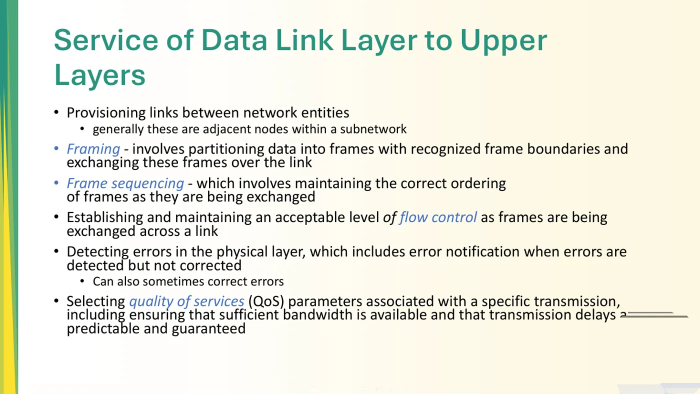
#> input picture assets/figs/m01/m01-p05-service-of-data-link-layer-to-upper.webp, 1400 x 788 px (shown at 1/2 size)
$ python deattr.py ../assets/figs/m01/m01-p05-service-of-data-link-layer-to-upper.webp
#> lines starting #> are read from the running program, lines starting #| are printed output that depends on the picture
#!/usr/bin/env python3
"""Strip course chrome from rendered lecture pages before figure extraction.

The decks carry identifying chrome and the crop differs per deck shape AND per
page, so it is set from measurement rather than one percentage:

  m01-m03, m05-m09  (1467x825)
      footer band   the date (bottom-left) and the course/term line (bottom-centre)
      left column   a decorative character that sits in the lower-left on roughly
                    one page in five. 183 of 227 figure pages have no character
                    at all and their left column is empty page, so the column is
                    only cut when a character is actually detected.

  m04               (1618x910)  no chrome; page kept whole.
  m10               (935x1210)  a published paper: author block under the title
                                and the IEEE notice in the footer are both cut.

Why crop and not paint: painting the chrome out leaves a visible notch where the
slide's own side band used to be, which reads as damage. Cropping the band off is
what a person would do by hand.
"""
import pathlib

FOOT_TOP_FRAC = 0.955      # top of the footer chrome band, 1467x825 decks
DECO_MIN_COLS = 60         # a "wide" left column means a character is present
PAPER_HEAD_FRAC = 0.120
PAPER_FOOT_FRAC = 0.950


# [109 lines left out: functions detect_decoration, clear_attribution_text, paint_out_character, not called in this run]


def crop_box(a):
    """Return (left, top, right, bottom) to keep for this page."""
    import numpy as np

    H, W, _ = a.shape
    if (W, H) == (1467, 825):
        # Only the footer band is cropped; the character is painted out instead
        # (see paint_out_character) because on dozens of pages it overlaps a
        # figure that cropping would destroy.
        return (0, 0, W, int(H * FOOT_TOP_FRAC))
    if (W, H) == (1618, 910):
        return (0, 0, W, H)
    if (W, H) == (935, 1210):
        return (0, int(H * PAPER_HEAD_FRAC), W, int(H * PAPER_FOOT_FRAC))
    return (0, 0, W, int(H * 0.985))


def apply(png_src, png_dst, report=None):
    import numpy as np
    from PIL import Image

    im = Image.open(png_src).convert("RGB")
#> im is the input picture: PIL image 1400x788 RGB; mean R, G, B 234.7, 235.5, 222.8
    a = np.asarray(im)
    if a.shape[1] == 1467:
        a = clear_attribution_text(a)
        a, deco = paint_out_character(a)
    else:
        deco = {"left": 0, "right": 0}
    box = crop_box(a)
#> box = (0, 0, 1400, 776)
    out = Image.fromarray(a).crop(box)
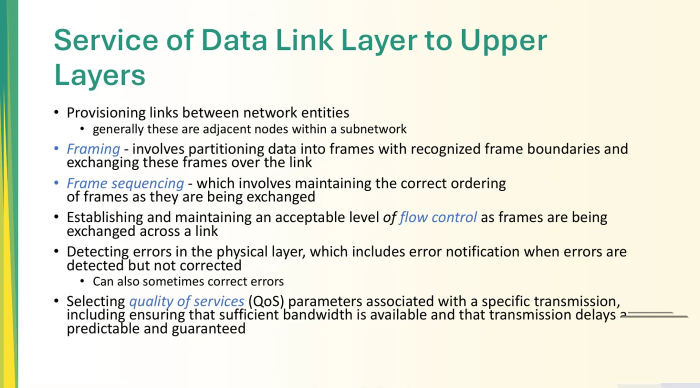
#> out: PIL image 1400x776 RGB (shown at 1/2 size); mean R, G, B 234.5, 235.3, 222.6
    out.save(png_dst)
    if report is not None:
        report.append({"src": str(png_src), "from": im.size, "box": box,
                       "to": out.size, "deco": deco})
    return out.size


if __name__ == "__main__":
    import json
    import sys

    PAGES = pathlib.Path.home() / "academics" / "nscom_pages"
    files = sys.argv[1:] or [str(p) for p in sorted(PAGES.glob("*.png"))]
    rep = []
    for f in files:
        f = pathlib.Path(f)
        dst = pathlib.Path("/tmp") / ("clean-" + f.name)
        apply(f, dst, rep)
    deco_n = sum(1 for r in rep if r["deco"]["left"] or r["deco"]["right"])
    print(f"processed {len(rep)} pages; {deco_n} had a decoration to remove")
    json.dump(rep, open("/tmp/deattr-report.json", "w"), indent=1)

$ run again, on assets/figs/m01/m01-p03-internet-layer-vs-osi-layer.webp
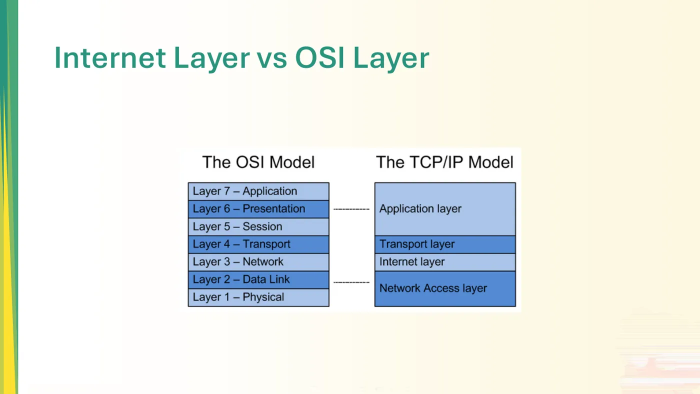
#> input picture assets/figs/m01/m01-p03-internet-layer-vs-osi-layer.webp, 1400 x 788 px (shown at 1/2 size)
#> in apply, im is the input picture: PIL image 1400x788 RGB; mean R, G, B 230.7, 235.1, 229.9
#> box = (0, 0, 1400, 776)
#> in apply, `out = Image.fromarray(a).crop(box)`:
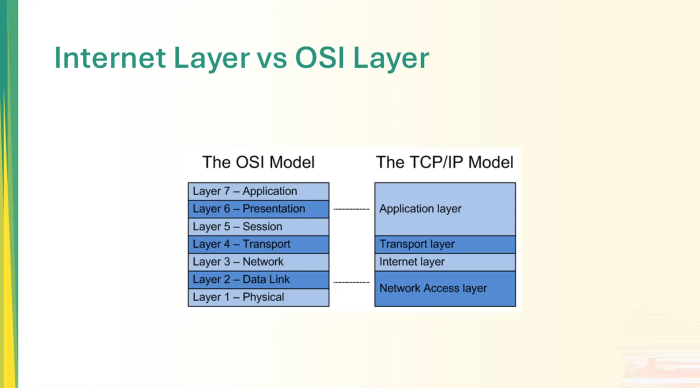
#> out: PIL image 1400x776 RGB (shown at 1/2 size); mean R, G, B 230.4, 234.9, 229.8

$ run again, on assets/figs/m01/m01-p06-type-of-networks-in-the-data-link-la.webp
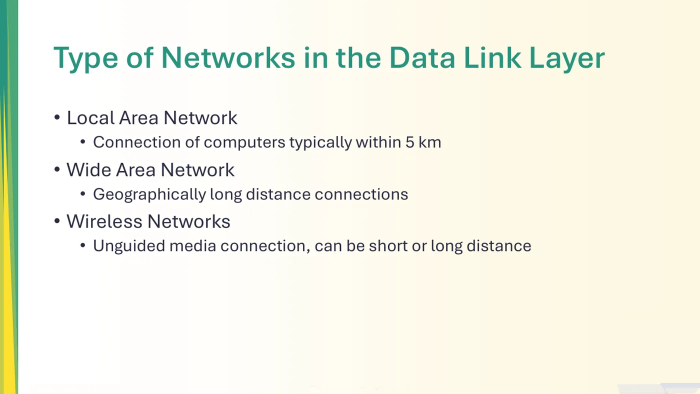
#> input picture assets/figs/m01/m01-p06-type-of-networks-in-the-data-link-la.webp, 1400 x 788 px (shown at 1/2 size)
#> in apply, im is the input picture: PIL image 1400x788 RGB; mean R, G, B 243.7, 244, 231.1
#> box = (0, 0, 1400, 776)
#> in apply, `out = Image.fromarray(a).crop(box)`:
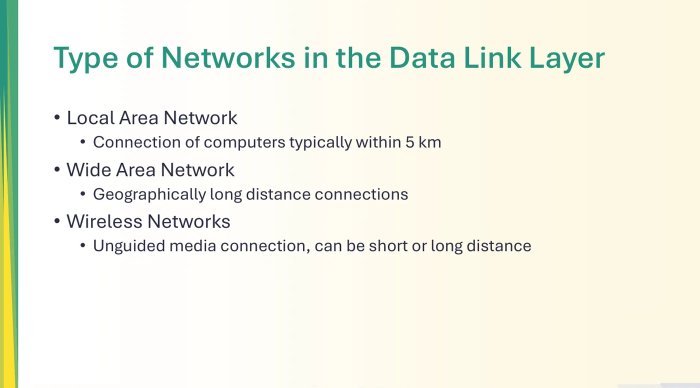
#> out: PIL image 1400x776 RGB (shown at 1/2 size); mean R, G, B 243.6, 243.9, 231

$ run again, on assets/figs/m01/m01-p07-local-area-network.webp
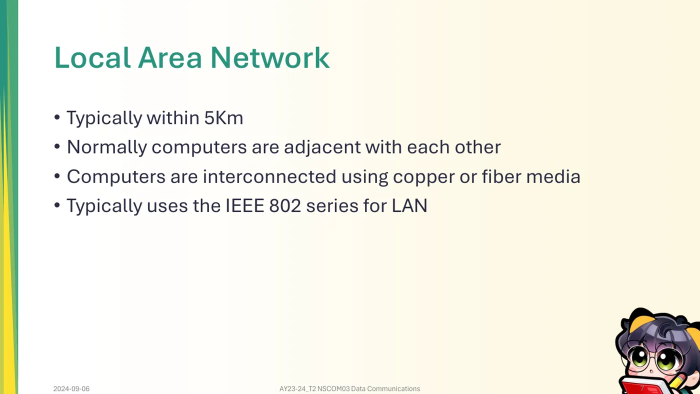
#> input picture assets/figs/m01/m01-p07-local-area-network.webp, 1400 x 788 px (shown at 1/2 size)
#> in apply, im is the input picture: PIL image 1400x788 RGB; mean R, G, B 241.9, 241, 228.6
#> box = (0, 0, 1400, 776)
#> in apply, `out = Image.fromarray(a).crop(box)`:
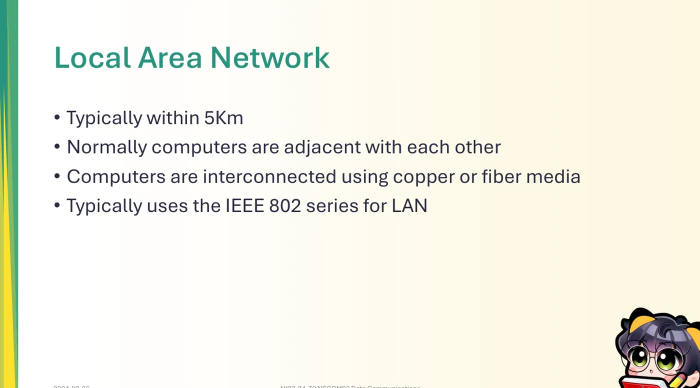
#> out: PIL image 1400x776 RGB (shown at 1/2 size); mean R, G, B 242, 241.2, 228.8
